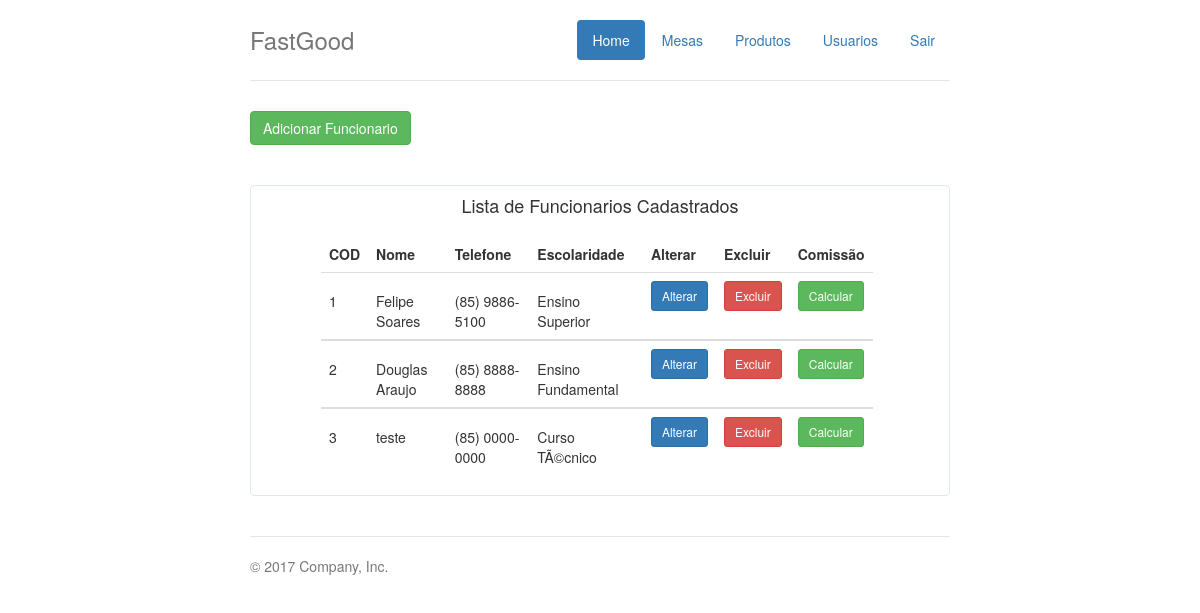
Screenshot of /ver_usuarios.php with the database file from the repository.
### tables this page shows
CREATE TABLE IF NOT EXISTS `tab_usuario` (
  `id` int(11) NOT NULL,
  `nome` varchar(250) NOT NULL,
  `dt_nasc` varchar(12) NOT NULL,
  `fone` varchar(20) NOT NULL,
  `endereco` varchar(150) NOT NULL,
  `cpf` varchar(25) NOT NULL,
  `rg` varchar(25) NOT NULL,
  `escolaridade` varchar(100) NOT NULL,
  `login` varchar(150) NOT NULL,
  `senha` varchar(150) NOT NULL,
  `perfil` int(1) NOT NULL
);

### ver_usuarios.php (the view, shortened to what this page needs)
<!DOCTYPE html>
<html>
<?php
  require_once 'includes/connect_db.php';
?>
<head>
  <link href="bootstrap/css/bootstrap.min.css" rel="stylesheet">
  <link href="bootstrap/css/bootstrap.css" rel="stylesheet">
  <link rel="stylesheet" href="css/style.css">
</head>
<body>
<div class="container">
 <?php include "menu.php" ?>
  <button type="button" class="btn btn-success" data-toggle="modal" data-target="#myModal">
    Adicionar Funcionario
  </button>
<div class="row marketing" style=" border: 1px solid rgb(225, 232, 237); border-radius: 4px; ">
<h4 class="text-center">Lista de Funcionarios Cadastrados</h4>
<div class="col-lg-10">
  <table class="table" style="margin-top:10px;margin-left:55px;">
    <thead>
      <tr>
        <td style="font-weight:bold;">COD</td>
        <td style="font-weight:bold;">Nome</td>
        <td style="font-weight:bold;">Telefone</td>
        <td style="font-weight:bold;">Escolaridade</td>
        <td style="font-weight:bold;">Alterar</td>
        <td style="font-weight:bold;">Excluir</td>
        <td style="font-weight:bold;">Comissão</td>
      </tr>
    </thead>
<?php
  $resultado = mysql_query("SELECT * FROM tab_usuario",$dbconn);
  if ($resultado) {
  while ($row = mysql_fetch_assoc($resultado)) {
?>
<tbody>
  <td>
    <?php echo "<p></p>", $row['id'] ?>
  </td>
  <td>
    <?php echo "<p></p>", $row['nome'] ?>
  </td>
  <td>
    <?php echo "<p></p>", $row['fone'] ?>
  </td>
  <td>
    <?php echo "<p></p>", $row['escolaridade'] ?>
  </td>
<td>
<form action="alterar_usuario.php?id=<?php echo $row['id'];?>" method="POST">
   <input type="submit" value="Alterar" name="Submit" class='btn btn-sm btn-primary'>
</form>
</td>
<td>
<form action="includes/functions/excluir_usuario.php?id=<?php echo $row['id']; ?>" method="POST">
    <input type="submit" value="Excluir" name="Submit" class='btn btn-sm btn-danger'>
</form>
</td>
<td class="td">
  <form action="calcula-comissao.php" method="post">
    <input type="submit" value="Calcular" class="btn btn-sm btn-success">
  </form>
  </td>
</tbody>
<?php
    }
  }
?>
</table>
        </div>
      </div>
      <footer class="footer">
        <p>&copy; 2017 Company, Inc.</p>
      </footer>
    </div>
</body>
</html>

### css/style.css (style rules this page uses)
body { padding-top: 20px; padding-bottom: 20px; }
.header, .marketing, .footer { padding-right: 15px; padding-left: 15px; }
.footer { padding-top: 19px; color: #777; border-top: 1px solid #e5e5e5; }
@media (min-width: 768px) { .container { max-width: 730px; } }
.marketing { margin: 40px 0; }
@media screen and (min-width: 768px) { .header, .marketing, .footer { padding-right: 0; padding-left: 0; } }

### rows the page displays
tab_usuario: id "1", nome "Felipe Soares", fone "(85) 9886-5100", escolaridade "Ensino Superior"
tab_usuario: id "2", nome "Douglas Araujo", fone "(85) 8888-8888", escolaridade "Ensino Fundamental"
tab_usuario: id "3", nome "teste", fone "(85) 0000-0000", escolaridade "Curso TÃ©cnico"
